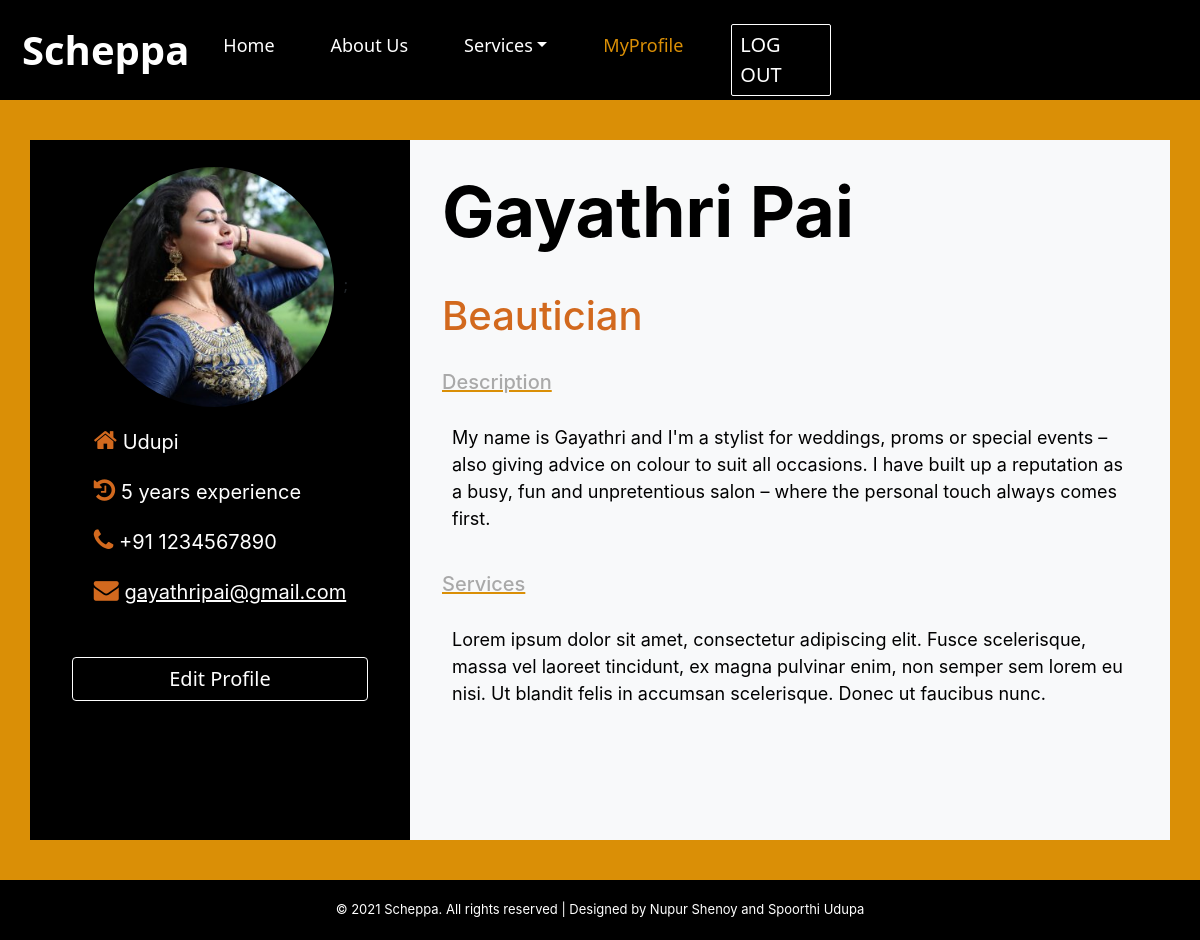
The page /profilepage.php (signed in) on the database its author committed.
### tables this page shows
CREATE TABLE `schepparegistration1` (
  `id` int(11) NOT NULL,
  `fname` varchar(30) NOT NULL,
  `lname` varchar(30) NOT NULL,
  `gender` enum('ch1','ch2') NOT NULL,
  `email` varchar(30) NOT NULL,
  `password` varchar(20) NOT NULL,
  `confpass` varchar(20) NOT NULL,
  `prof` varchar(20) NOT NULL,
  `loc` varchar(20) NOT NULL,
  `dob` date NOT NULL,
  `phno` bigint(10) NOT NULL,
  `descp` varchar(1000) NOT NULL,
  `services` varchar(1000) NOT NULL,
  `years` int(11) NOT NULL,
  `photo` varchar(500) NOT NULL DEFAULT 'default.jpg'
);

### profilepage.php (the view, shortened to what this page needs)
<?php
include 'dbcon.php';
$id = $_SESSION['id'];
$query = mysqli_query($conn, "SELECT * FROM schepparegistration1 WHERE id='$id'");
$row = mysqli_fetch_assoc($query);
?>
<!DOCTYPE html>
<html>
<head>
    <link href="https://cdn.jsdelivr.net/npm/bootstrap@5.1.2/dist/css/bootstrap.min.css" rel="stylesheet">
    <link rel="stylesheet" href="https://cdnjs.cloudflare.com/ajax/libs/font-awesome/4.7.0/css/font-awesome.min.css">
</head>
<body style="background-color:rgb(218, 143, 6);">
    <nav class="navbar navbar-expand-sm bg-custom-1" style="height:100px;">
        <div class="container-fluid ">
            <a class="navbar-brand" href="#" style="color: white; text-decoration: none; font-size: 40px; font-weight: 600; text-shadow: 2px 2px 4px #000000; padding: 8px 10px;">Scheppa</a>
            <div class="navbar-collapse collapse" id="navbarCustom">
                <ul class="navbar-nav">
                    <li class="nav-item">
                        <a class="nav-link" href="home-profile.php">Home</a>
                    </li>
                    <li class="nav-item">
                        <a class="nav-link" href="aboutus.php">About Us</a>
                    </li>
                    <li class="nav-item dropdown">
                        <a class="nav-link dropdown-toggle" href="#" role="button" data-bs-toggle="dropdown">Services</a>
                    </li>
                    <li class="nav-item">
                        <a class="nav-link" href="#" style="color: rgb(218, 143, 6)">MyProfile</a>
                    </li>
                    <li>
                        <div class="logout">
                            <a href="logout.php">LOG OUT</a>
                        </div>
                    </li>
                </ul>
            </div>
        </div>
    </nav>
    <div class="container mt-3 mb-3">
        <br>
        <div class="row">
            <div class="col-4 bg-black d-flex justify-content-center ">
                <div class="card bg-black align-items-center">
                    <div class="card-body">
                        <img class="card-img-top" src="<?php echo 'image/' . $row['photo']; ?>" />;
                        <div class="row">
                            <div class="col">
                                <p><i class="fa fa-home" style="color:chocolate; font-size:25px"> </i> <?php echo $row['loc'] ?></p>
                            </div>
                        </div>
                        <div class="row">
                            <div class="col">
                                <p><i class="fa fa-history" style="color:chocolate; font-size:25px;"></i> <?php echo $row['years'] ?> years experience</p>
                            </div>
                        </div>
                        <div class="row">
                            <div class="col">
                                <p><i class="fa fa-phone" style="color:chocolate; font-size:25px;"> </i> +91 <?php echo $row['phno'] ?></p>
                            </div>
                        </div>
                        <div class=" row">
                            <div class="col">
                                <p><i class="fa fa-envelope" style="color:chocolate; font-size:25px;"></i> <a href="mailto: <?php echo $row['email'] ?>" target="_blank" style="color:white;"><?php echo $row['email'] ?></a></p>
                            </div>
                        </div>
                        <div class="row">
                            <button type="button" class="btn btn-warning " data-bs-toggle="modal" data-bs-target="#myModal">
                                Edit Profile
                            </button>
                        </div>
                    </div>
                    <br>
                    <br>
                </div>
            </div>
            <div class="col-8 bg-light" style="padding-top:10px; padding-right:10px;">
                <div class="row">
                    <div class="col-12">
                        <h3 class="card-title"><?php echo $row['fname'] . " " . $row['lname'] ?></h3>
                    </div>
                </div>
                <div class="row">
                    <div class="col-12">
                        <h4><?php echo $row['prof'] ?></h4>
                    </div>
                </div>
                <div class="row">
                    <div class="col-12">
                        <h5>Description</h5>
                        <p style="color:black; font-size:18px; margin:30px;"><?php echo $row['descp'] ?></p>
                    </div>
                </div>
                <div class="row">
                    <div class="col-12">
                        <h5>Services</h5>
                        <p style="color:black; font-size:18px; margin:30px;"><?php echo $row['services'] ?></p>
                    </div>
                </div>
            </div>
        </div>
    </div>
    <br>
</body>
<footer>
    © 2021 Scheppa. All rights reserved | Designed by Nupur Shenoy and Spoorthi Udupa
</footer>
</html>

### profilepage.php (style rules this page uses)
html, body { margin: 0; padding: 0; }
.nav-item a { color: black; text-decoration: none; font-size: 16px; margin-right: 40px; }
footer { transition-timing-function: linear; transition-property: border-color; transition-duration: 0ms; background-color: black; padding: 20px; color: white; font-size: small; text-align: center; font-family: -apple-system, BlinkMacSystemFont, "Segoe UI", Roboto, Oxygen, Ubuntu, Cantarell, "Open Sans", "Helvetica Neue", sans-serif; padding: 20px; }
.bg-custom-1 { background-color: black; }
h3, h4, h5, p { font-family: -apple-system, BlinkMacSystemFont, 'Segoe UI', Roboto, Oxygen, Ubuntu, Cantarell, 'Open Sans', 'Helvetica Neue', sans-serif; margin: 10px; }
h3 { padding: 10px; color: black; font-weight: bold; font-size: 70px; }
h4 { padding: 10px; color: chocolate; font-size: 40px; }
h5 { padding-left: 10px; font-size: 20px; color: darkgrey; text-decoration: underline rgb(218, 143, 6); }
p { font-size: 20px; color: white; }
img { margin: 10px; }
.btn { margin-top: 40px; }
.card { width: 400px; height: 700px; }
.card-img-top { width: 20vw; height: 20vw; object-fit: fill; border-radius: 100%; }
.btn { height: fit-content; color: white; font-size: 20px; border: 1px solid white; text-decoration: none; background-color: black; }
.logout a { width: 100px; height: 100%; color: white; font-size: 20px; border: 1px solid white; text-decoration: none; padding: 5px; padding-left: 8px; float: right; border-radius: 2px; }
.container { box-shadow: 0 .5rem 1rem rgba(black, .15); }
.navbar-nav .nav-item .nav-link, .logout { color: white; text-decoration: none; font-size: 18px; margin-right: 40px; text-shadow: 2px 2px 4px #000000; margin-top: 20px; }

### rows shown on the page
schepparegistration1: photo (picture), loc "Udupi", years "5", phno "1234567890", email "gayathripai@gmail.com", fname "Gayathri", lname "Pai", prof "Beautician", descp "My name is Gayathri and I'm a stylist for weddings, proms or special events – also giving advice on colour to suit all occasions. I have built up a reputation as a busy, fun and unpretentious salon – where the personal touch always comes first.", services "Lorem ipsum dolor sit amet, consectetur adipiscing elit. Fusce scelerisque, massa vel laoreet tincidunt, ex magna pulvinar enim, non semper sem lorem eu nisi. Ut blandit felis in accumsan scelerisque. Donec ut faucibus nunc."
